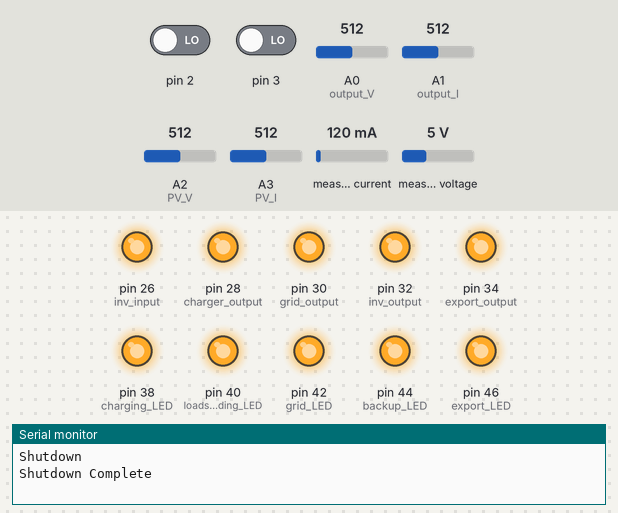
The sketch below on a simulated Arduino Mega 2560, built with avr-gcc and run on an emulated ATmega2560. Shown: output pins drawn as LEDs (lit = HIGH), the last lines printed to the serial monitor. Inputs (shaded band) come from the test bench; at power-on: pin 2 LOW, pin 3 LOW, A0 (output_V) = 512, A1 (output_I) = 512, A2 (PV_V) = 512, A3 (PV_I) = 512, measured current 120 mA, measured voltage 5 V.

Above: at 2.1 s.
2.2 s: pin 2 driven HIGH
At 4.5 s:
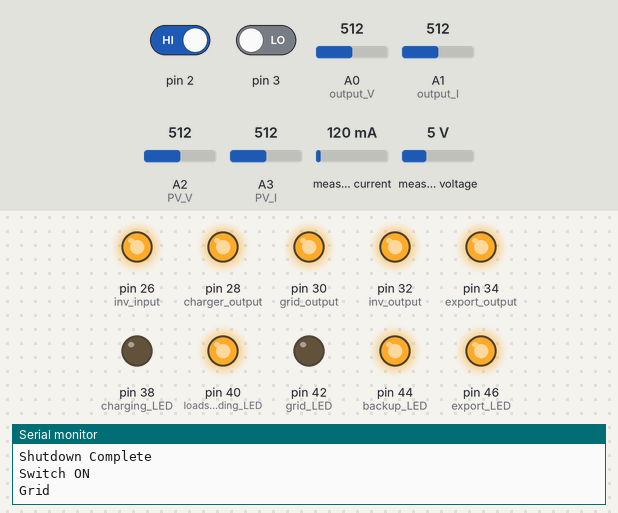
At 6.4 s:
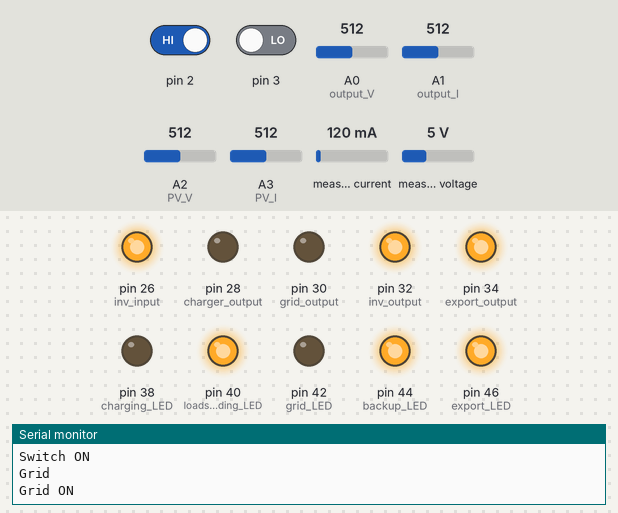
6.5 s: pin 2 driven LOW and pin 3 driven HIGH
At 7.18 s:
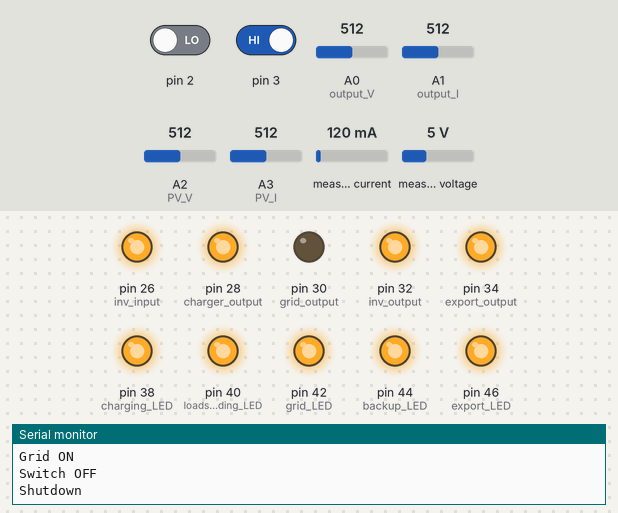
Timing chart, 0 to 9.5 s (numbered marks = the images above; inputs shaded):
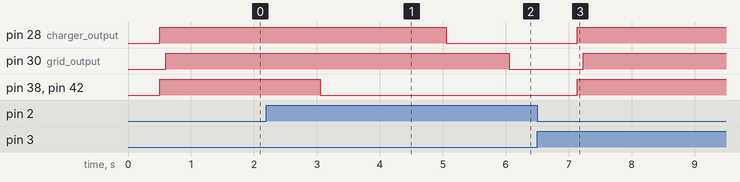

Measured:
- after the input at 2.2 s, pin 28 (charger_output): HIGH → LOW after 2.9 s; pin 30 (grid_output): HIGH → LOW after 3.9 s; pin 38 (charging_LED), pin 42 (grid_LED): HIGH → LOW after 0.86 s
- after the input at 6.5 s, pin 28 (charger_output), pin 38 (charging_LED), pin 42 (grid_LED): LOW → HIGH after 0.64 s; pin 30 (grid_output): LOW → HIGH after 0.74 s

The sketch:

main.ino
```cpp
#include <Wire.h>
#include <DS3231.h>
#include <PZEM004Tv30.h>

PZEM004Tv30 pzem(11, 12);

//RTClib myRTC;

#define output_V A0
#define output_I A1

#define PV_V A2
#define PV_I A3

#define inv_input 26
#define inv_output 32
#define grid_output 30
#define charger_output 28
#define export_output 34

#define charging_LED 38
#define loadshedding_LED 40
#define grid_LED 42
#define backup_LED 44
#define export_LED 46

int c = 0;
int prevc = 0;

int l = 0;
bool prevl = -1;

int in = 0;

float v_out;
float i_out;
float p_out;

float pv_v_out;
float pv_i_out;
float pv_p_out;

float grid_v;
float grid_i;
float grid_p;
float grid_e;
float grid_f;
float grid_pf;

int debounce = 5000;
int lastTrigger = 0;
bool switchTrig = false;

String transmit = "";

void setup() {

    Serial.begin(115200);
    Serial1.begin(115200);

    Wire.begin();

    delay(500);

    pinMode(inv_input, OUTPUT);
    pinMode(inv_output, OUTPUT);
    pinMode(grid_output, OUTPUT);
    pinMode(charger_output, OUTPUT);
    pinMode(export_output, OUTPUT);

    pinMode(charging_LED, OUTPUT);
    pinMode(loadshedding_LED, OUTPUT);
    pinMode(grid_LED, OUTPUT);
    pinMode(backup_LED, OUTPUT);
    pinMode(export_LED, OUTPUT);

    pinMode(output_V, INPUT);
    pinMode(output_I, INPUT);

    pinMode(PV_V, INPUT);
    pinMode(PV_I, INPUT);

    digitalWrite(charging_LED, HIGH);
    digitalWrite(loadshedding_LED, HIGH);
    digitalWrite(grid_LED, HIGH);
    digitalWrite(backup_LED, HIGH);
    digitalWrite(export_LED, HIGH);

    pinMode(2, INPUT);
    pinMode(3, INPUT);

    full_shutdown();

}

void loop() {

    v_out = ((analogRead(output_V) * 5) / 1024.0) * 5;
    i_out = ((analogRead(output_I) * 5.0 / 1024.0) - 2.5) / 0.100;
    p_out = v_out * i_out;


    pv_v_out = ((analogRead(PV_V) * 5) / 1024.0) * 5;
    pv_i_out = ((analogRead(PV_I) * 5.0 / 1024.0) - 2.5) / 0.100;
    pv_p_out = pv_v_out * pv_i_out;

    grid_v = pzem.voltage();
    grid_i = pzem.current();
    grid_p = pzem.power();
    grid_e = pzem.energy();
    grid_f = pzem.frequency();
    grid_pf = pzem.pf();

    if(isnan(grid_v)) {
        grid_v = 0;
    }

    if(isnan(grid_i)) {
        grid_i = 0;
    }

    if(isnan(grid_p)) {
        grid_p = 0;
    }

    if(isnan(grid_e)) {
        grid_e = 0;
    }

    if(isnan(grid_f)) {
        grid_f = 0;
    }

    if(isnan(grid_pf)) {
        grid_pf = 0;
    }

    transmit = "";

    transmit += "outv=";
    transmit += String(v_out, DEC);
    transmit += "&";

    transmit += "outi=";
    transmit += String(i_out, DEC);
    transmit += "&";

    transmit += "pvoutv=";
    transmit += String(pv_v_out, DEC);
    transmit += "&";

    transmit += "pvouti=";
    transmit += String(pv_i_out, DEC);
    transmit += "&";

    transmit += "acv=";
    transmit += String(grid_v, DEC);
    transmit += "&";

    transmit += "aci=";
    transmit += String(grid_i, DEC);
    transmit += "&";

    transmit += "acp=";
    transmit += String(grid_p, DEC);
    transmit += "&";

    transmit += "ace=";
    transmit += String(grid_e, DEC);
    transmit += "&";

    transmit += "acf=";
    transmit += String(grid_f, DEC);
    transmit += "&";

    transmit += "acpf=";
    transmit += String(grid_pf, DEC);

    //Serial.write(transmit);
    Serial1.println(transmit);

    delay(1000);

    //Override using switch
    if(digitalRead(2) == HIGH) {
        Serial.println("Switch ON");
        c = 1;
        prevc = 1;
    }
    else if(digitalRead(3) == HIGH) {
        Serial.println("Switch OFF");
        c = 2;
        prevc = 2;
    }

    //l = 0 means load shedding
    //l = 1 means grid power is available

    if(grid_v > 100) {
        l = 1;
    }
    else{
        l = 0;
    }

    if(prevl != l) {

        c = prevc;
        prevl = l;

        if(l == 0) {
            digitalWrite(loadshedding_LED, LOW);
        }
        if(l == 1) {
            digitalWrite(loadshedding_LED, HIGH);
        }
    }


    if(c == 1) {
        c = 0;
        digitalWrite(charging_LED, LOW);
        if(l == 0) {
            digitalWrite(grid_LED, HIGH);
            digitalWrite(backup_LED, LOW);
            backup_mode();
            //digitalWrite(export_LED, LOW);
            //export_mode();
        }
        else {
            digitalWrite(backup_LED, HIGH);
            digitalWrite(export_LED, HIGH);
            digitalWrite(grid_LED, LOW);
            grid_mode();
        }
    }
    if(c == 2) {
        c = 0;
        digitalWrite(charging_LED, HIGH);
        digitalWrite(grid_LED, HIGH);
        digitalWrite(backup_LED, HIGH);
        digitalWrite(export_LED, HIGH);
        full_shutdown();
    }
}

void switchON() {

    if(millis() - lastTrigger > debounce) {
        lastTrigger = millis();
        switchTrig = !switchTrig;

        if(switchTrig) {
            Serial.println("Switch ON");
            c = 1;
            prevc = 1;
        }
        else {
            Serial.println("Switch OFF");
            c = 2;
            prevc = 2;
        }
    }
}
void switchOFF() {

    if(millis() - lastTrigger > debounce) {
        lastTrigger = millis();
        Serial.println("Switch OFF");
        c = 2;
        prevc = 2;
    }
}

void full_shutdown() {

    Serial.println("Shutdown");

    charger_output_OFF();
    delay(100);

    grid_output_OFF();
    delay(100);

    inverter_output_OFF();
    delay(100);

    inverter_input_OFF();
    delay(100);

    export_OFF();

    Serial.println("Shutdown Complete");
}

void backup_mode() {

    Serial.println("Backup");

    grid_output_OFF();
    delay(1000);

    charger_output_ON();
    delay(1000);

    inverter_output_ON();
    delay(1000);

    inverter_input_ON();

    Serial.println("Backup ON");

}

void grid_mode() {

    Serial.println("Grid");

    inverter_output_OFF();
    delay(1000);

    inverter_input_OFF();
    delay(1000);

    charger_output_ON();
    delay(1000);

    grid_output_ON();

    Serial.println("Grid ON");
}

void export_mode() {

    Serial.println("Export");

    grid_output_OFF();
    delay(1000);

    charger_output_OFF();
    delay(1000);

    inverter_output_OFF();
    delay(1000);

    inverter_input_ON();
    delay(1000);

    export_ON();

    Serial.println("Export ON");

}

void export_ON() {
    digitalWrite(export_output, LOW);
}

void export_OFF() {
    digitalWrite(export_output, HIGH);
}

void inverter_input_ON() {
    digitalWrite(inv_input, LOW);
}
void inverter_input_OFF() {
    digitalWrite(inv_input, HIGH);
}

void inverter_output_ON() {
    digitalWrite(inv_output, LOW);
}
void inverter_output_OFF() {
    digitalWrite(inv_output, HIGH);
}

void grid_output_ON() {
    digitalWrite(grid_output, LOW);
}
void grid_output_OFF() {
    digitalWrite(grid_output, HIGH);
}

void charger_output_ON() {
    digitalWrite(charger_output, LOW);
}
void charger_output_OFF() {
    digitalWrite(charger_output, HIGH);
}
```
